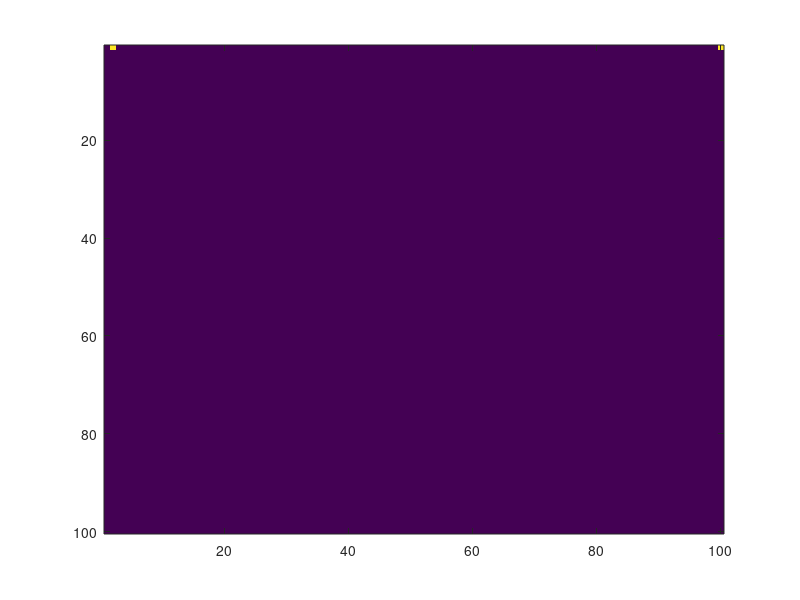

MATLAB code for this plot: (Note: this script raises an error after producing the figure.)
% understanding spatial frequency metrics manipulations

% JC 10/5/2016
Spatial_N = 100

% 0 degree sine wave
swf = .01 ;
swA = 1 ;
swp = 0 ;
swo = 0 ;
sw = swA*sind([1:Spatial_N]*swf*360+(swp*360)) + swo ;

sw_mat = repmat(sw,[100,1]) ;
imagesc(sw_mat) % see sine wave
imagesc(abs(fft2(sw_mat))) % see fft amplitudes for a sinewave oriented in one direction
[ps2,ps1,ps1x] = PowerSpectrumFinder2D(sw_mat,1,true); % find power spectrum
imagesc(ps2) ; % see power spectrum
plot(ps1x,ps1) ; % see power spectrum averaged across orientations

% 90 degree sine wave
swf = .2 ;
swA = 1 ;
swp = 0 ;
swo = 0 ;
sw = swA*sind([1:Spatial_N]*swf*360+(swp*360)) + swo ;

sw_mat = repmat(sw',[1,100]) ;
imagesc(sw_mat)

imagesc(abs(fft2(sw_mat))) % see a power spectrum for a sinewave oriented in one direction

% 45 degree sine wave
swf = .2 ;
swA = 1 ;
swp = 0 ;
swo = 1 ;
sw = swA*sind([1:Spatial_N*3]*swf*360+(swp*360)) + swo ;

sw_mat=nan(Spatial_N,Spatial_N) ;
for a=[1:Spatial_N] ;
    for b=0:a-1 ;
        sw_mat(a-b,b+1)=sw(a) ; % distance along the diagonal
    end
end
for a=[1:Spatial_N-1] ;
    for b=0:Spatial_N-a ;
        sw_mat(Spatial_N-b,a+1+b)=sw(a+Spatial_N) ;
    end
end
imagesc(sw_mat) 

imagesc(abs(fft2(sw_mat))) % see a power spectrum for a sinewave oriented in one direction

% look at fft2 of image
temp = load('clown.mat');
im_mat = temp.X ;
im_mat = im_mat-mean(im_mat(:)) ;
imagesc(im_mat)

[ps2,ps1,ps1x] = PowerSpectrumFinder2D(im_mat,1,true); % find power spectrum
imagesc(ps2)  % see power spectrum
plot(ps1x,ps1) ; % see power spectrum averaged across orientations

% gaussian
Gcov = [10,0;0,10] ;
[grid_x,grid_y] = meshgrid([1:Spatial_N],[1:Spatial_N]) ; 
temp = mvnpdf([grid_x(:),grid_y(:)], 50, Gcov) ;
G = reshape(temp, Spatial_N, Spatial_N) ;

[ps2,ps1,ps1x] = PowerSpectrumFinder2D(G,1,true); % find power spectrum
imagesc(ps2)  % see power spectrum
plot(ps1x,ps1) ; % see power spectrum averaged across orientations

% make a fft2 
fft2fake = repmat(.001,Spatial_N)+repmat(.001,Spatial_N)*i ; % create a fake fft2

fft2fake(1,1) = 2+3i ; % choose an orientation in the relative x,y indixes
sw_mat = real(ifft2(fft2fake)) ;
imagesc(sw_mat) ;
